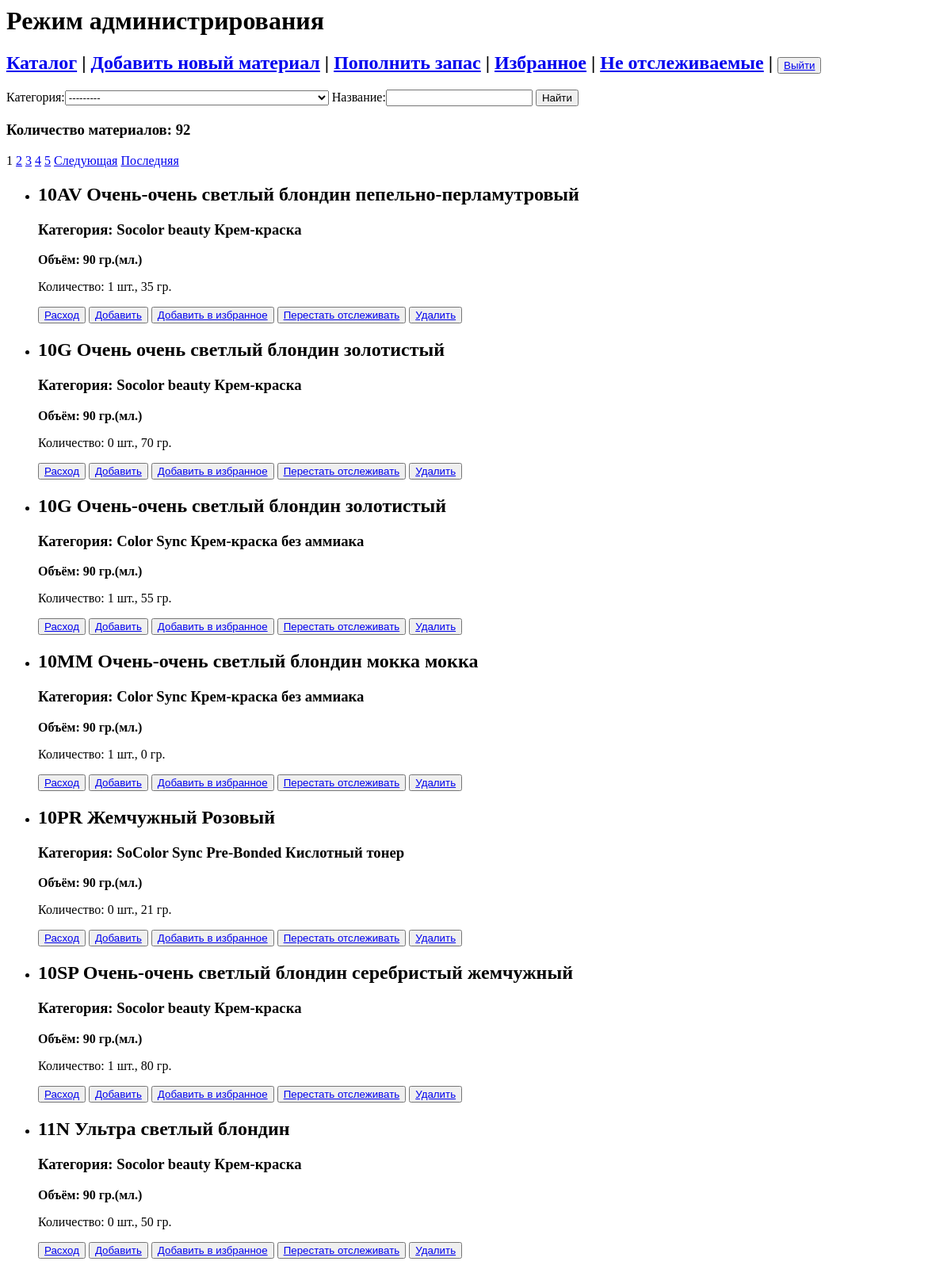
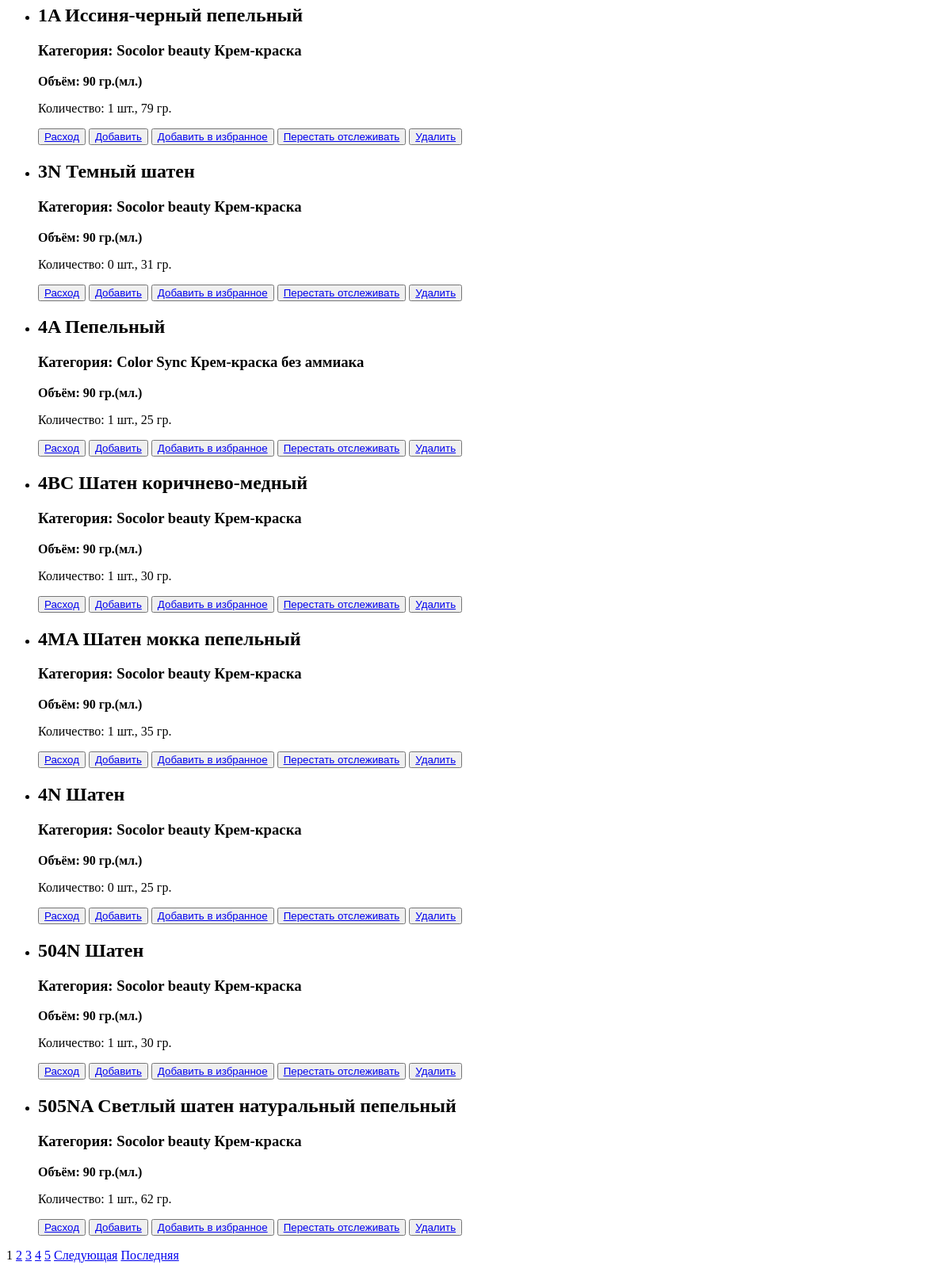
Before: /warehouse/needs_replenishment/ (signed in) with the older database file (2 pictures, top to bottom).
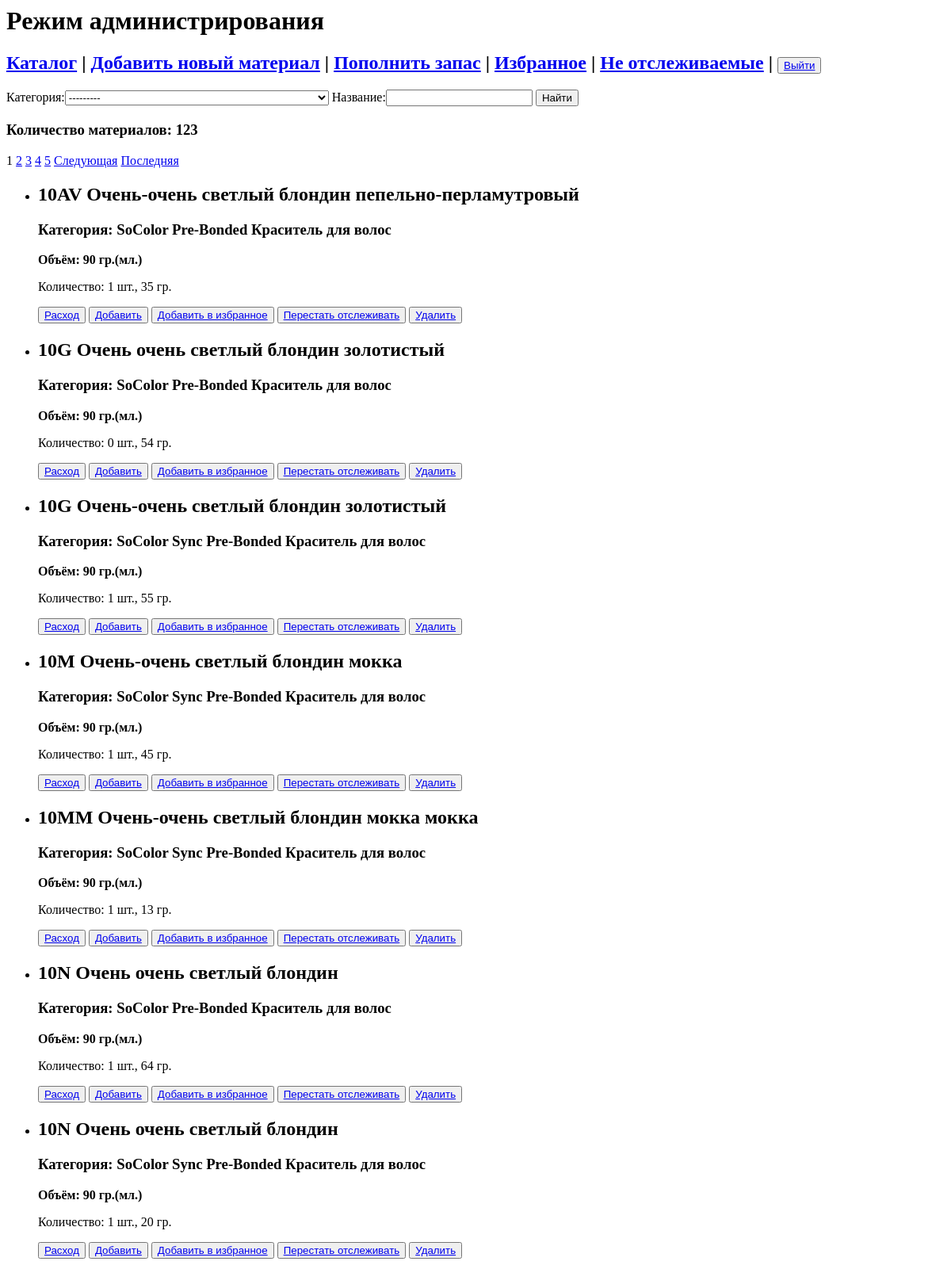
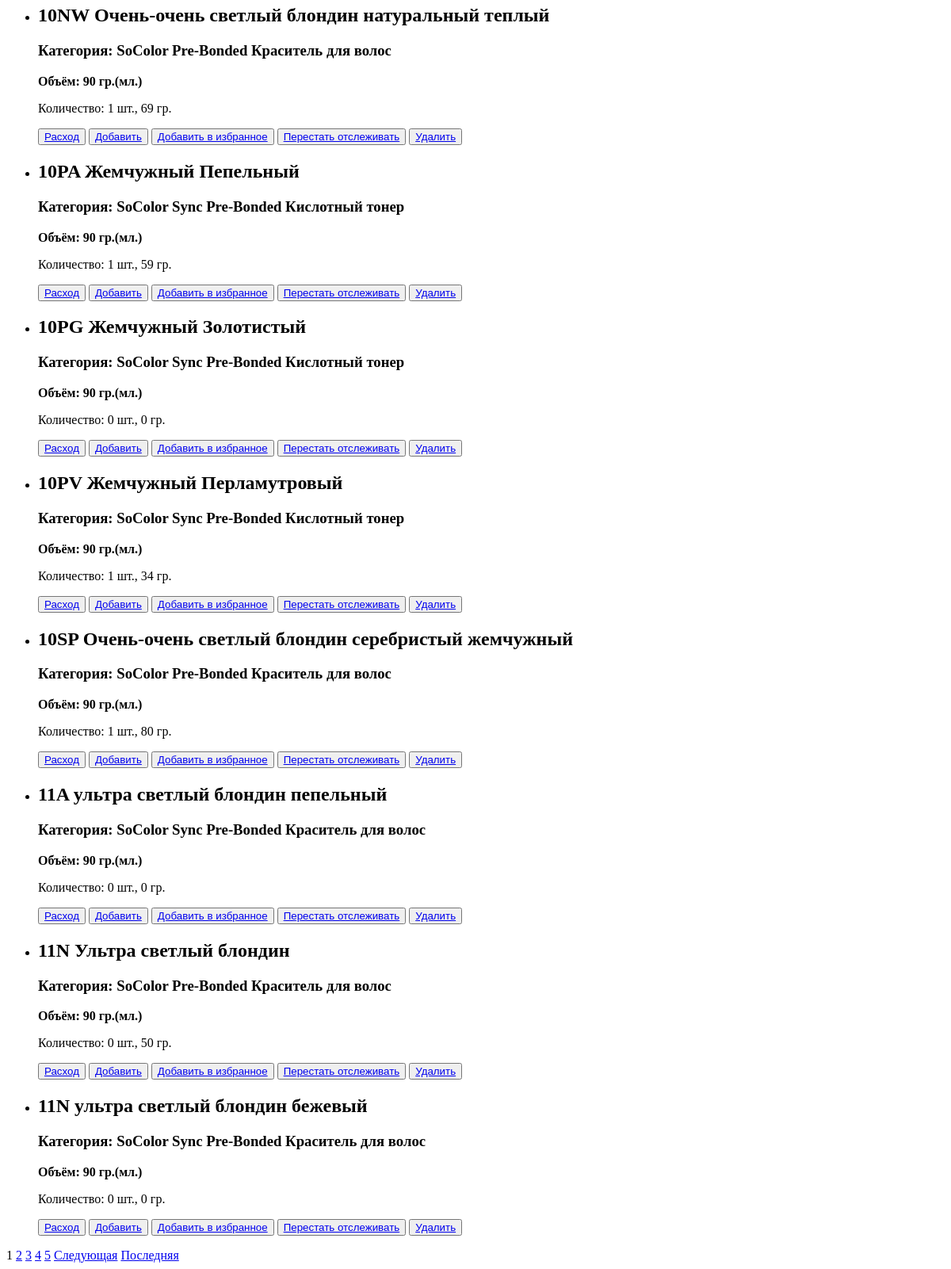
After: the same page with the newer database file (2 pictures, top to bottom).
### WareHouse/models.py (models this page shows, shortened)
class Material(models.Model):
    BRANDS = [
        ('Matrix', 'Матрикс'),
        ('Estel', 'Эстель'),
    ]
    brand = models.CharField('Бренд', max_length=32, choices=BRANDS, default='Matrix')
    category = models.ForeignKey('Category', on_delete=models.CASCADE, verbose_name='Категория')
    number = models.ForeignKey('Number', max_length=256, on_delete=models.CASCADE, verbose_name='Номер')
    volume = models.PositiveSmallIntegerField('Объем', default=0)
    quantity = models.PositiveSmallIntegerField('Количество', default=0)
    tracked = models.BooleanField('Отслеживаемость', default=False)
    def needs_replenishment(self):
        return self.tracked and (self.quantity / self.volume < 2)

class Number(models.Model):
    name = models.CharField('Идентификатор', max_length=256, unique=True)
    def __str__(self):
        return f'{self.name}'

class Category(models.Model):
    name = models.CharField('Категория', max_length=256)
    def __str__(self):
        return f'{self.name}'

### WareHouse/views.py (the view)
# urls.py: path('needs_replenishment/', ReplenishmentList.as_view(), name='replenishment'),
class ReplenishmentList(DataListMixin, ListView):
    paginate_by = 15
    def dispatch(self, request, *args, **kwargs):
        if not request.user.groups.filter(name='admins').exists():
            return redirect('/warehouse/login/')
        return super().dispatch(request, *args, **kwargs)
    def get_queryset(self):
        materials = []
        get_mats = self.get_filter().qs
        for mat in get_mats:
            if mat.needs_replenishment():
                materials.append(mat)
        return materials

### WareHouse/templatetags/custom_filters.py (called while the page is built)
@register.filter(name='divider')
def divider(value, div):
    value = value // div
    return value

@register.filter(name='reminder')
def reminder(value, div):
    value = value % div
    return value

### WareHouse/templatetags/custom_tags.py (called while the page is built)
@register.simple_tag(name='favorites')
def get_favorites():
    if os.path.exists('WareHouse/temporary/favorites.json'):
        with open('WareHouse/temporary/favorites.json') as f:
            pks = json.load(f)
        return pks

### WareHouse/utils.py (called while the page is built)
    def get_filter(self):
        return MaterialFilter(self.request.GET,
                              queryset=super().get_queryset().select_related('category', 'number'))

    def get_context_data(self, *args, **kwargs):
        context = super().get_context_data(*args, **kwargs)
        context['filter'] = self.get_filter()
        context['queryset'] = self.object_list
        if self.request.GET:
            for key, value in self.request.GET.items():
                context[key] = value
        return context

### WareHouse/templates/WareHouse/material_list.html (shortened to what this page needs)
{% extends 'WareHouse/base.html' %}
{% load custom_filters %}
{% load custom_tags %}
{% block content %}
        <form method="get">
            {{ filter.form }}
            <input type="submit" value="Найти">
        </form>
<h3>Количество материалов: {{ queryset|length }}</h3>
{% include 'paginator.html' %}
{% include 'WareHouse/template_particles/material_template.html' %}
{% include 'paginator.html' %}
{% endblock content %}

### WareHouse/templates/WareHouse/base.html (shortened to what this page needs)
{% load custom_tags %}
<html lang="en">
<head>
</head>
<body>
{% if request.user.is_staff %}
    <h1>Режим администрирования</h1>
{% endif %}
<nav>
    <h1>
        <a href="{% url 'home' %}">Каталог</a> |
        {% if request.user.is_staff %}
        <a href="{% url 'create' %}">Добавить новый материал</a> |
        <a href="{% url 'replenishment' %}">Пополнить запас</a> |
        <a href="{% url 'favorites' %}">Избранное</a> |
        <a href="{% url 'nontracked' %}">Не отслеживаемые</a> |
        {% endif %}
        {% if not request.user.is_authenticated %}
        <button><a href="{% url 'login' %}">Войти</a></button>
        {% else %}
        <button><a href="{% url 'logout' %}">Выйти</a></button>
        {% endif %}
    </h1>
</nav>
{% block content %}
{% endblock content %}
</body>
</html>

### templates/paginator.html (shortened to what this page needs)
{% if is_paginated %}
    {% for num in page_obj.paginator.page_range %}
        {% if page_obj.number == num %}
            {{ num }}
        {% elif page_obj.number|add:-5 < num and page_obj.number|add:5 > num %}
            <a href="?category={{ category }}&number={{number}}&page={{ num }}">{{ num }}</a>
        {% endif %}
    {% endfor %}
    {% if page_obj.has_next %}
        <a href="?category={{ category }}&number={{number}}&page={{ page_obj.next_page_number }}">Следующая</a>
        <a href="?category={{ category }}&number={{number}}&page={{ page_obj.paginator.num_pages }}">Последняя</a>
    {% endif %}
{% endif %}

### WareHouse/templates/WareHouse/template_particles/material_template.html
{% load custom_filters %}
{% load custom_tags %}
{% favorites as favorites %}
{% if materials %}
    {% for material in materials %}
        <ul>
            <li><h2>{{ material.number }}</h2>
                <h3><b>Категория: {{ material.category.name }}</b></h3>
                <p><b>Объём: {{ material.volume }} гр.(мл.)</b></p>
                <p>Количество: {{ material.quantity|divider:material.volume }} шт., {{ material.quantity|reminder:material.volume }} гр.</p>
                <button><a href="{% url 'expense' material.id %}">Расход</a></button>
                <button><a href="{% url 'incoming' material.id %}">Добавить</a></button>
                {% if material.pk in favorites %}
                        <button><a href="{% url 'del_from_favorites' material.id %}">Убрать из избранного</a></button>
                    {% else %}
                        <button><a href="{% url 'add_to_favorites' material.id %}">Добавить в избранное</a></button>
                {% endif %}
                {% if request.user.is_staff %}
                    {% if material.tracked %}
                        <button><a href="{% url 'set_nontracked' material.id %}">Перестать отслеживать</a></button>
                    {% else %}
                        <button><a href="{% url 'set_tracked' material.id %}">Отслеживать</a></button>
                    {% endif %}
                    <button><a href="{% url 'delete' material.id %}">Удалить</a></button>
                {% endif %}
            </li>
        </ul>
    {% endfor %}
{% else %}
<h2>Материалы отсутствуют</h2>
{% endif %}

Changed rows visible on the page:
no longer on this page (row edited): Material: number "10PR Жемчужный Розовый", category.name "SoColor Sync Pre-Bonded Кислотный тонер", volume "90", quantity|divider "0", quantity|reminder "21", shows "Добавить в избранное", tracked "Перестать отслеживать"
no longer on this page (row edited): Material: number "1A Иссиня-черный пепельный", category.name "Socolor beauty Крем-краска", volume "90", quantity|divider "1", quantity|reminder "79", shows "Добавить в избранное", tracked "Перестать отслеживать"
no longer on this page (row edited): Material: number "3N Темный шатен", category.name "Socolor beauty Крем-краска", volume "90", quantity|divider "0", quantity|reminder "31", shows "Добавить в избранное", tracked "Перестать отслеживать"
no longer on this page (row edited): Material: number "4A Пепельный", category.name "Color Sync Крем-краска без аммиака", volume "90", quantity|divider "1", quantity|reminder "25", shows "Добавить в избранное", tracked "Перестать отслеживать"
no longer on this page (row edited): Material: number "4BC Шатен коричнево-медный", category.name "Socolor beauty Крем-краска", volume "90", quantity|divider "1", quantity|reminder "30", shows "Добавить в избранное", tracked "Перестать отслеживать"
no longer on this page (row edited): Material: number "4MA Шатен мокка пепельный", category.name "Socolor beauty Крем-краска", volume "90", quantity|divider "1", quantity|reminder "35", shows "Добавить в избранное", tracked "Перестать отслеживать"
no longer on this page (row edited): Material: number "4N Шатен", category.name "Socolor beauty Крем-краска", volume "90", quantity|divider "0", quantity|reminder "25", shows "Добавить в избранное", tracked "Перестать отслеживать"
no longer on this page (row edited): Material: number "504N Шатен", category.name "Socolor beauty Крем-краска", volume "90", quantity|divider "1", quantity|reminder "30", shows "Добавить в избранное", tracked "Перестать отслеживать"
no longer on this page (row edited): Material: number "505NA Светлый шатен натуральный пепельный", category.name "Socolor beauty Крем-краска", volume "90", quantity|divider "1", quantity|reminder "62", shows "Добавить в избранное", tracked "Перестать отслеживать"
changed Material "10AV Очень-очень светлый блондин пепельно-перламутровый": category.name "Socolor beauty Крем-краска" → "SoColor Pre-Bonded Краситель для волос"
changed Material "10G Очень очень светлый блондин золотистый": category.name "Socolor beauty Крем-краска" → "SoColor Pre-Bonded Краситель для волос"; quantity|reminder "70" → "54"
changed Material "10G Очень-очень светлый блондин золотистый": category.name "Color Sync Крем-краска без аммиака" → "SoColor Sync Pre-Bonded Краситель для волос"
now on this page (row edited): Material: number "10M Очень-очень светлый блондин мокка", category.name "SoColor Sync Pre-Bonded Краситель для волос", volume "90", quantity|divider "1", quantity|reminder "45", shows "Добавить в избранное", tracked "Перестать отслеживать"
changed Material "10MM Очень-очень светлый блондин мокка мокка": category.name "Color Sync Крем-краска без аммиака" → "SoColor Sync Pre-Bonded Краситель для волос"; quantity|reminder "0" → "13"
now on this page (row edited): Material: number "10N Очень очень светлый блондин", category.name "SoColor Pre-Bonded Краситель для волос", volume "90", quantity|divider "1", quantity|reminder "64", shows "Добавить в избранное", tracked "Перестать отслеживать"
now on this page (row edited): Material: number "10N Очень очень светлый блондин", category.name "SoColor Sync Pre-Bonded Краситель для волос", volume "90", quantity|divider "1", quantity|reminder "20", shows "Добавить в избранное", tracked "Перестать отслеживать"
now on this page (row edited): Material: number "10NW Очень-очень светлый блондин натуральный теплый", category.name "SoColor Pre-Bonded Краситель для волос", volume "90", quantity|divider "1", quantity|reminder "69", shows "Добавить в избранное", tracked "Перестать отслеживать"
now on this page (row edited): Material: number "10PA Жемчужный Пепельный", category.name "SoColor Sync Pre-Bonded Кислотный тонер", volume "90", quantity|divider "1", quantity|reminder "59", shows "Добавить в избранное", tracked "Перестать отслеживать"
now on this page (row edited): Material: number "10PG Жемчужный Золотистый", category.name "SoColor Sync Pre-Bonded Кислотный тонер", volume "90", quantity|divider "0", quantity|reminder "0", shows "Добавить в избранное", tracked "Перестать отслеживать"
now on this page (row edited): Material: number "10PV Жемчужный Перламутровый", category.name "SoColor Sync Pre-Bonded Кислотный тонер", volume "90", quantity|divider "1", quantity|reminder "34", shows "Добавить в избранное", tracked "Перестать отслеживать"
changed Material "10SP Очень-очень светлый блондин серебристый жемчужный": category.name "Socolor beauty Крем-краска" → "SoColor Pre-Bonded Краситель для волос"
now on this page (row edited): Material: number "11A ультра светлый блондин пепельный", category.name "SoColor Sync Pre-Bonded Краситель для волос", volume "90", quantity|divider "0", quantity|reminder "0", shows "Добавить в избранное", tracked "Перестать отслеживать"
changed Material "11N Ультра светлый блондин": category.name "Socolor beauty Крем-краска" → "SoColor Pre-Bonded Краситель для волос"
now on this page (row edited): Material: number "11N ультра светлый блондин бежевый", category.name "SoColor Sync Pre-Bonded Краситель для волос", volume "90", quantity|divider "0", quantity|reminder "0", shows "Добавить в избранное", tracked "Перестать отслеживать"
Other visible differences:
{{ queryset|length }}: "92" → "123"
